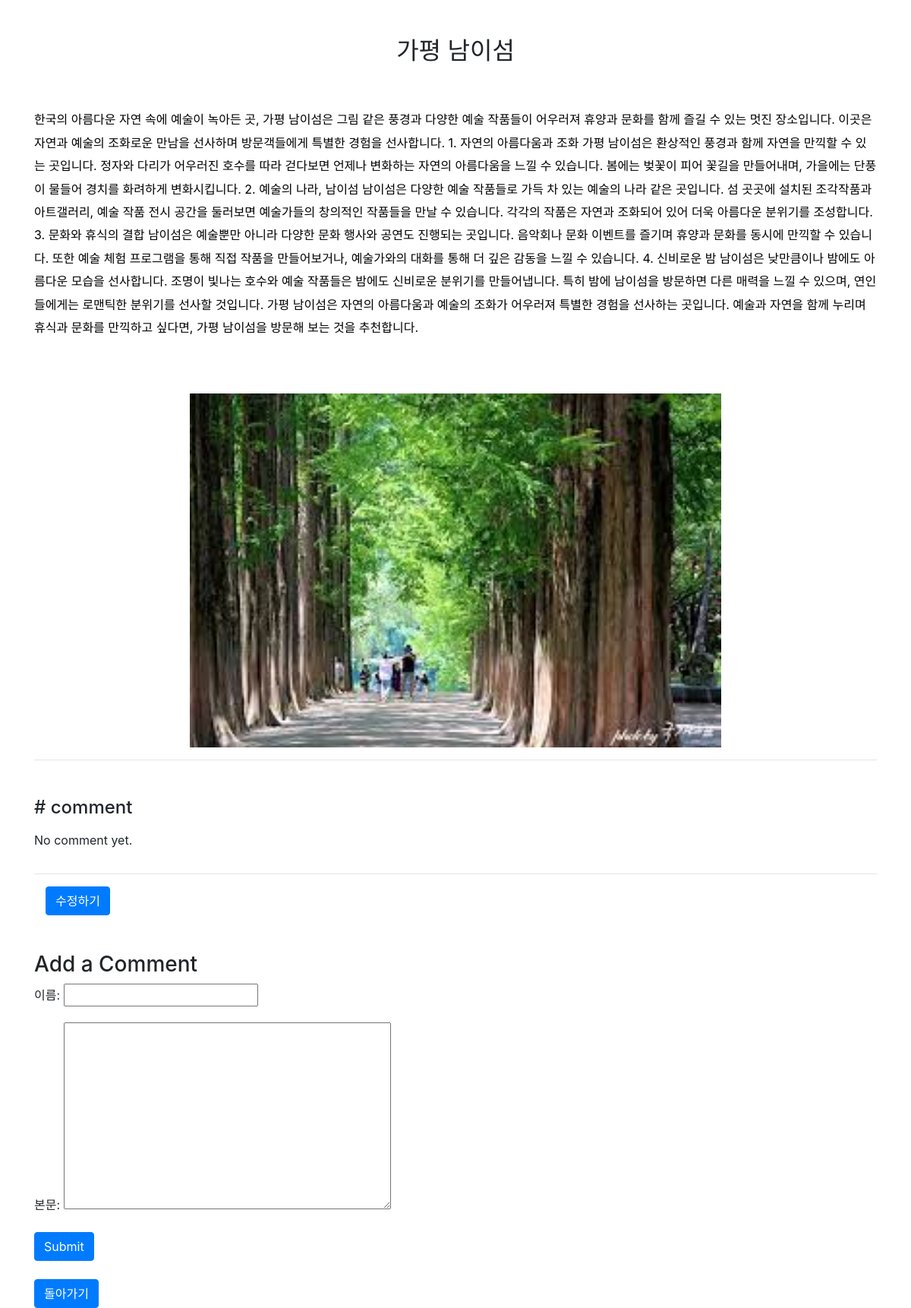
The app's page /post/detail/63/ with its own data.
### post/models.py (models this page shows, shortened)
class Post(models.Model):
    title=models.CharField(max_length=200, verbose_name='제목')
    body=models.TextField(verbose_name='본문')
    created_at=models.DateTimeField(auto_now_add=True, verbose_name='작성일')
    author=models.ForeignKey(Bcuser, on_delete=models.CASCADE, verbose_name='작성자')
    imgfile=models.ImageField(null=True, upload_to="", blank=True)  #이미지 칼럼 추가
    class Meta:
        db_table='Post_table'
        verbose_name='포스트'
        verbose_name_plural='포스트들'

### post/views.py (the view)
# urls.py: path('detail/<int:pk>/', views.post_detail, name='post_detail'), # 127.0.0.1:8000/post/detail/1
def post_detail(request, pk):
    post=get_object_or_404(Post, pk=pk) # Post : models의 Post 데이터베이스
    comments=post.comments.all()
    if request.method == 'POST':
        comment_form=CommentForm(request.POST)
        if comment_form.is_valid():
            comment=comment_form.save(commit=False)
            comment.post=post
            comment.save()
            return redirect('post_detail', pk=post.pk)
    else:
        comment_form=CommentForm()
    return render(request, 'post_detail.html', {'post':post,'comments':comments,'comment_form':comment_form})

### post/forms.py
class CommentForm(forms.ModelForm):
    class Meta:
        model = Comment
        fields = ['name','body']

### post/templates/post_detail.html (shortened to what this page needs)
{% extends "base.html" %}
{% block contents %}
<div class="row mt-5">
    <div class="col-12 text-center">
        <h2>{{post.title}}</h2>
    </div>
</div>
<div class="row mt-5">
    <div class="col-12">
        <p class="post-body">{{post.body}}</p>
    </div>
</div>
{% if post.imgfile %}
<div class="row mt-5">
    <div class="col-12 text-center">
    </div>
</div>
<div class="row">
    <div class="col-12 text-center">
        <img src="{{ post.imgfile.url }}" width="700">
    </div>
</div>
{% endif %}
<hr>
<div class="row mt-5">
    <div class="col-12">
        <h4>&#35; comment</h4>
        {% for comment in comments%}
        <div class="comment">
            <div class="comment-name">{{comment.name}}</div>
            <p>{{comment.body}}</p>
        </div>
        {% empty %}
        <p>No comment yet.</p>
        {% endfor %}
    </div>
</div>
<hr>
<div class="col-12 mt-2">
    <a href="/post/detail/{{post.id}}/modify/"><button type="button" class="btn btn-primary">수정하기</button></a>
</div>
<div class="row mt-5">
    <div class="col-12">
        <h3>Add a Comment</h3>
        <form method="POST">
            {{comment_form.as_p}}
            <button type="submit" class="btn btn-primary">Submit</button>
        </form>
    </div>
    <div class="col-12 mt-2">
        <button type="button" class="btn btn-primary" onclick="location.href='/post/post_list'">돌아가기</button>
    </div>
</div>
{% endblock %}

### post/templates/post_detail.html (style rules this page uses)
.post-body { font-size: 1.0em; font-weight: 400; line-height: 1.9; color: black; }

### records on screen
Post: title "가평 남이섬", body "한국의 아름다운 자연 속에 예술이 녹아든 곳, 가평 남이섬은 그림 같은 풍경과 다양한 예술 작품들이 어우러져 휴양과 문화를 함께 즐길 수 있는 멋진 장소입니다. 이곳은 자연과 예술의 조화로운 만남을 선사하며 방문객들에게 특별한 경험을 선사합니다. 1. 자연의 아름다움과 조화 가평 남이섬은 환상적인 풍경과 함께 자연을 만끽할 수 있는 곳입니다. 정자와 다리가 어우러진 호수를 따라 걷다보면 언제나 변화하는 자연의 아름다움을 느낄 수 있습니다. 봄에는 벚꽃이 피어 꽃길을 만들어내며, 가을에는 단풍이 물들어 경치를 화려하게 변화시킵니다. 2. 예술의 나라, 남이섬 남이섬은 다양한 예술 작품들로 가득 차 있는 예술의 나라 같은 곳입니다. 섬 곳곳에 설치된 조각작품과 아트갤러리, 예술 작품 전시 공간을 둘러보면 예술가들의 창의적인 작품들을 만날 수 있습니다. 각각의 작품은 자연과 조화되어 있어 더욱 아름다운 분위기를 조성합니다. 3. 문화와 휴식의 결합 남이섬은 예술뿐만 아니라 다양한 문화 행사와 공연도 진행되는 곳입니다. 음악회나 문화 이벤트를 즐기며 휴양과 문화를 동시에 만끽할 수 있습니다. 또한 예술 체험 프로그램을 통해 직접 작품을 만들어보거나, 예술가와의 대화를 통해 더 깊은 감동을 느낄 수 있습니다. 4. 신비로운 밤 남이섬은 낮만큼이나 밤에도 아름다운 모습을 선사합니다. 조명이 빛나는 호수와 예술 작품들은 밤에도 신비로운 분위기를…", imgfile (picture)
